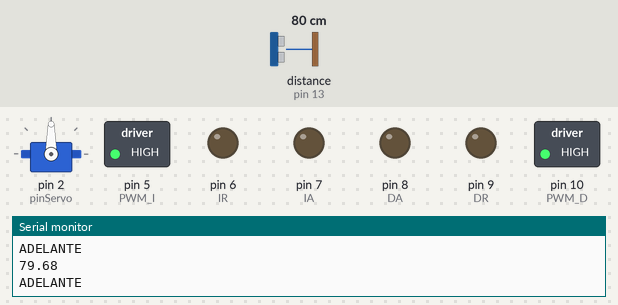
This sketch was run on a simulated Arduino Uno, built with avr-gcc and run on an emulated ATmega328P. Shown: servo, switched loads named in the sketch (green lamp = pin HIGH), output pins drawn as LEDs (lit = HIGH), the last lines printed to the serial monitor. Wiring (inferred from the names in the program): ultrasonic range finder: trigger pin 12; echo pin 13. Dashed ring = blinking. Inputs (shaded band) come from the test bench; at power-on: distance to the obstacle (sensor on pin 13) 80 cm. The echo pulse lasts 58.3 µs per cm; pins used as bus, display or sensor lines are not drawn.

Above: at 1.2 s.
1.3 s: distance to the obstacle (sensor on pin 13) set to 23 cm
2.8 s: distance to the obstacle (sensor on pin 13) set to 18 cm
At 3.26 s:
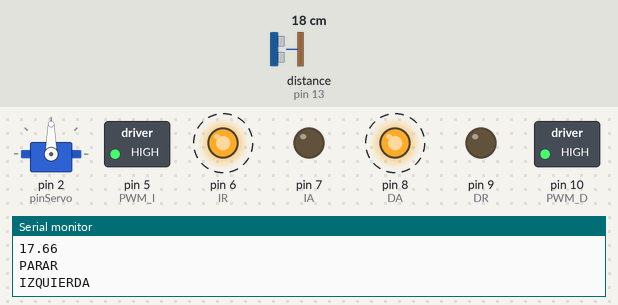
5.8 s: distance to the obstacle (sensor on pin 13) set to 35 cm
At 6.6 s:
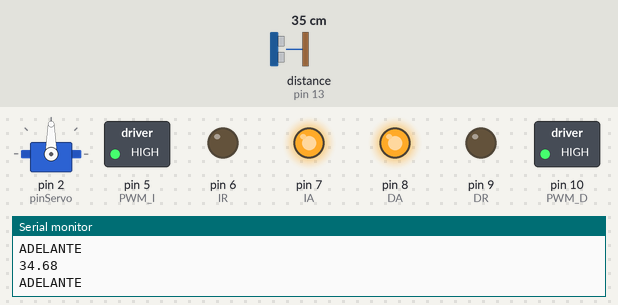
7.3 s: distance to the obstacle (sensor on pin 13) set to 2 cm
At 7.6 s:
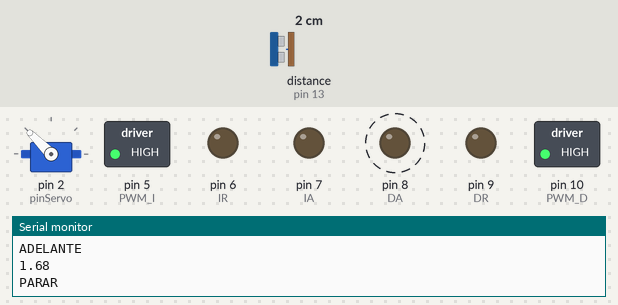
10.3 s: distance to the obstacle (sensor on pin 13) set to 60 cm
At 10.9 s:
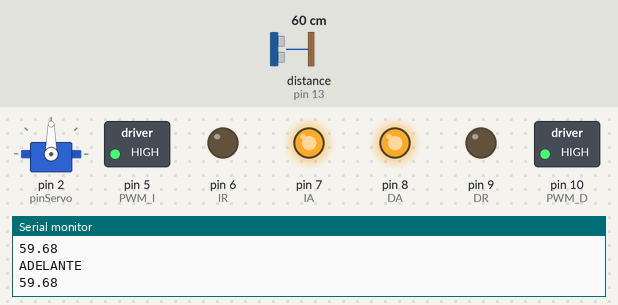
Timing chart, 0 to 12.8 s (numbered marks = the images above; inputs shaded):
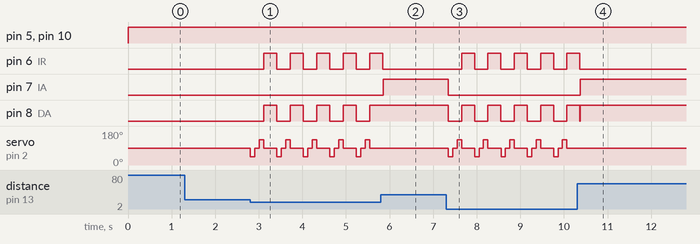

The sketch:

EVITADOR_DE_COLISIONES_MECANTRONIC_V1.ino
```cpp
/*
 * EVITADOR DE COLISIONES, MECANTRONIC V1
 *
 *  Este codigo es para que el robot evite colisiones utilizando el sensor de distancia de Ultra Sonido
 *  Para este
 *
 *  Autores: Sofia Villar y Naim Ayoub
    Comentarios y modificaciones: Bernardo de Elia
 */

//-------------------------------DECLARACION DE LIBRERIAS-----------------------------------
#include <SoftwareSerial.h>
#include <Servo.h> // Se incluye la librería para hacer mas facil el uso de servos, mas info en: https://www.arduino.cc/en/reference/servo

//---------------------------------------------------------------------------------------------------------


//-------------------------------DECLARACION DE VARIABLES Y CONSTANTES-----------------------------------

Servo ServoAzul; // Declaro un objeto de la clase Servo, este objeto puede usar las funciones de la libreria Servo

//PINES DEL SERVO Sg09

#define pinServo 2 // Este es el pin digital (no necesita ser pwm) que comandara la pocision del servo a travez del cable amarillo

//PINES DEL SENSOR DE ULTRA SONIDO Hc-04

#define pinUSTrig 12  //  Por este pin se comandara el Trigger (gatillo) del ultrasonido, al activarlo en HIGH genera un tono ultrasonico
#define pinUSEcho 13  //  Y por este pin reciviremos el eco del tono ultrasonico
                      //  nota: los pines de entrada que se eligieron para este ejemplo son A#, lo que quiere decir que pueden leer señales analogicas
                      //        pero nosotros los usaremos como entradas digitales.


//PINES DE MOTOR (los colores representan el color del Cable H-H (hembra-hembra) que se conecta entre el Shield V5 y el Driver L298n, si prefiere usar otros colores no hay problema)

#define DA  8   //  amarillo, Motor derecha, sentido adelante
#define DR  9   //  naranja, Motor derecha, sentido reversa
#define PWM_D 10  //  velocidad del motor derecho

#define IA  7   //  verde, Motor izquierda, sentido adelante
#define IR  6   //  azul, Motor izquierda, sentido reversa
#define PWM_I 5 //  velocidad del motor izquierdo, recordemos que tiene que tener capacidades PWM el pin para poder variar la velocidad
//---------------------------------------------------------------------------------------------------------

//-----------------------CONFIGURACIONES INICIALES---------------------------------------------------------


void setup() {
  //pinMode(pinIN1, OUTPUT);
  //pinMode(pinIN2, OUTPUT);
  //pinMode(pinIN3, OUTPUT);
  //pinMode(pinIN4, OUTPUT);
  Serial.begin(9600);
  pinMode(pinUSTrig, OUTPUT);
  pinMode(pinUSEcho, INPUT);

  ServoAzul.attach(pinServo);  //Asocio mi servo al pin
}

//--------------------------------------------------------------------------------------------------------------

//-----------------------CICLO INFINITO DONDE VA EL PROGRAMA PRINCIPAL ----------------------------------------


void loop(){
Serial.println(medir());
 if (medir()<=20) { //Defino mi condición. "Si la distancia medida por el Hc-04 es menor o igual a 20 (Parametro en cm)

     parar();     // Detengo el robot para poder medir mis otras opciones

     int angulos[3] = {45, 90, 135}; // Creo vector de posiciones donde quiero medir, osea voy a mirar a mi derecha, al frente y a la izquierda.

     float distancias[3];           // Creo mi vector distancias de 3 componentes. Esta vacío, pero le "reservo" 3 lugares. En este vector voy a guarar los resultados de medir a mi derecha, al frente y a la izquierda.

     for(int i=0;i<3;i++){ // Defino las posiciones que voy a tener en cuenta- OJO - en Arduino la primera posicion es la posicion "0", que como definimos anteriormente son 45 grados. i sera como max 2 (2<3)

       ServoAzul.write(angulos[i]); // Voy indicandole a Arduino en que posiciones quiero mirar, angulo[0], angulo[1] y angulo[2]
       delay(100); //le doy tiempo a que gire
       distancias[i] = medir(); //cuando estpoy en la posicion i, llamo a medir() para que me devuelva la distancia y me la guarde en esa posicion del vector. Repite para cada i.

     }

     ServoAzul.write(90); // Para que quede mirando al frente mientras sigue su camino..

     if (distancias[0]>=distancias[2]) {  // Pregunto si hay mas lugar a la derecha que a la izquierda. ESTE IF REPRESENTA UNA CLARA DECICION INTELIGENTE Y AUTONOMA DEL ROBOT.

       derecha();   // Si es verdad que hay mas lugar giro a la derecha para tomar ese camino.

       delay(300);  // Le digo que gire durante 300 ms, este tiempo fue medido en nuestro robot para que gire 90 grados, Usted midalo en el suyo para encontrar el tiempo de giro necesario o deseado

       parar();

     }
     else {              // En este caso hay mas lugar a la izquierda.
       izquierda();
       delay(300);
       parar();

     }

 }
 else {       // Si nada de esto pasa (no encontro un obtaculo a menos de 20cm)-
  adelante(); // El robot sigue camien hacia adelante hasta encontrar un obstaculo.
  delay(50);  // El delay es poco para que mida constantemente. Si es muy grande, recien cuando el delay finalice, voy a volver a preguntar por las condiciones
 }
}

//---------------------------------------------------------------------------------------------------------------------------------------------------------------------------------

//-----------------------------------------------------------------DECLARACION DE FUNCIONES PERSONALIZADAS---------------------------------------------------------

void adelante(){
  Serial.println("ADELANTE");
  digitalWrite(IR,LOW); //ADELANTE
  digitalWrite(IA,HIGH);
  analogWrite(PWM_I,255);

  digitalWrite(DR,LOW);
  digitalWrite(DA,HIGH);
  analogWrite(PWM_D,255);

 }

void atras(){
  Serial.println("ATRAS");
  digitalWrite(IR,HIGH); //ATRAS
  digitalWrite(IA,LOW);
  analogWrite(PWM_I,255);

  digitalWrite(DR,HIGH);
  digitalWrite(DA,LOW);
  analogWrite(PWM_D,255);

}

void parar(){
  Serial.println("PARAR");
  analogWrite(IR,LOW);
  analogWrite(IA,LOW);

  analogWrite(DR,LOW);
  analogWrite(DA,LOW);
}


void derecha(){
  Serial.println("DERECHA");
  analogWrite(PWM_I,255);
  digitalWrite(IA,HIGH);
  digitalWrite(IR,LOW);

  analogWrite(PWM_D,255);
  digitalWrite(DR,HIGH);
  digitalWrite(DA,LOW);

}


void izquierda(){
  Serial.println("IZQUIERDA");
  analogWrite(PWM_I,255);
  digitalWrite(IA,LOW);
  digitalWrite(IR,HIGH);

  analogWrite(PWM_D,255);
  digitalWrite(DR,LOW);
  digitalWrite(DA,HIGH);

}


float medir() {                     // Este es el codigo tipico para medir distancia con el Hc-04, para modificarlo se necesita cierta practica y tiempo de estudio, por ahora lo utilizaremos asi como esta.

  digitalWrite(pinUSTrig, HIGH);    // Prendo el tono de ultra sonido.
  delayMicroseconds(10);            // Espero 10 us.
  digitalWrite(pinUSTrig, LOW);     // Apago el tono de ultra sonido.

  long tiempo;                      // Declaro la variable tiempo, donde se guarda el tiempo entre que el tono va y vuelve.
  tiempo = pulseIn(pinUSEcho, HIGH)/2;  // La funcion pulseIn me devuelve el tiempo en us. el cual lo divido por 2 dado que el sonido recorrio la distancia ida y vuelta.

  return 0.0343*tiempo;             // la funcion medir() devuelve la distancia en cm la cual es el tiempo por la constante 0.0343 que es la velocidad del sonido en cm/us.
}
```

Measured:
- the behaviour switches between 21 and 20 cm on distance to the obstacle (sensor on pin 13) (found by bisection; images 0 and 1)
- after the input at 2.8 s, pin 6 (IR), pin 8 (DA): alternates HIGH for 0.30 s and LOW for 0.31 s, starting after 0.31 s; servo on pin 2 (pinServo): 90° → 45° at once, then repeats every 0.61 s: 90° 0.10 s, 135° 0.10 s, 90° 0.30 s, 45° 0.10 s
- after the input at 5.8 s, pin 6 (IR): goes on until 5.8 s, then stays LOW; pin 7 (IA): LOW → HIGH after 0.05 s; pin 8 (DA): stops changing and stays HIGH; servo on pin 2 (pinServo): stops changing and stays 90°
- after the input at 7.3 s, pin 6 (IR): alternates HIGH for 0.30 s and LOW for 0.30 s, starting after 0.35 s; pin 7 (IA): HIGH → LOW after 0.05 s; pin 8 (DA): alternates HIGH for 0.30 s and LOW for 0.30 s, starting after 0.05 s; servo on pin 2 (pinServo): 90° → 45° after 0.05 s, then repeats every 0.60 s: 90° 0.10 s, 135° 0.10 s, 90° 0.30 s, 45° 0.10 s
- after the input at 10.3 s, pin 6 (IR): goes on until 10.4 s, then stays LOW; pin 7 (IA): LOW → HIGH after 0.08 s; servo on pin 2 (pinServo): stops changing and stays 90°
